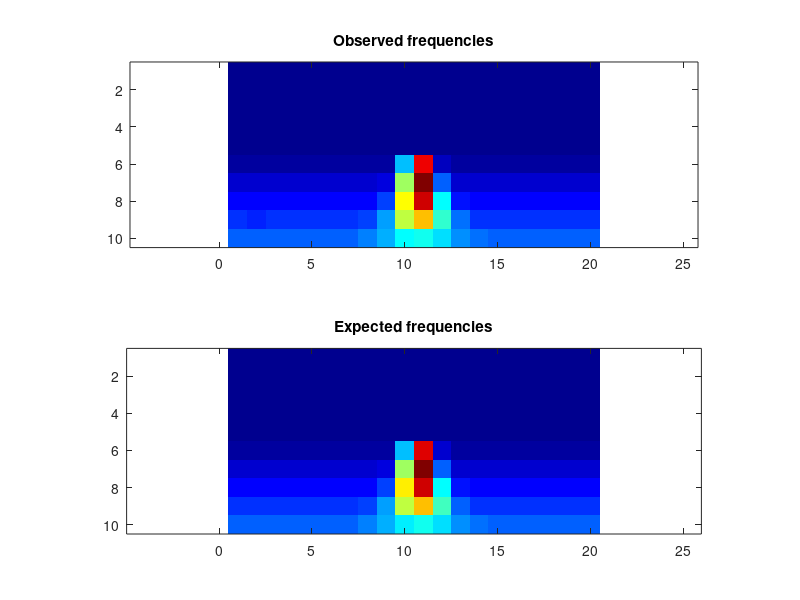

Source code (MATLAB):
obsFrequencies = [ 0, 0, 0, 0, 0, 0, 0, 0, 0, 0, 0, 0, 0, 0, 0, 0, 0, 0, 0, 0; 0, 0, 0, 0, 0, 0, 0, 0, 0, 0, 0, 0, 0, 0, 0, 0, 0, 0, 0, 0; 0, 0, 0, 0, 0, 0, 0, 0, 0, 0, 0, 0, 0, 0, 0, 0, 0, 0, 0, 0; 0, 0, 0, 0, 0, 0, 0, 0, 0, 0, 0, 0, 0, 0, 0, 0, 0, 0, 0, 0; 0, 0, 0, 0, 0, 0, 0, 0, 0, 0, 0, 0, 0, 0, 0, 0, 0, 0, 0, 0; 1234, 1216, 1171, 1186, 1200, 1230, 1175, 1181, 1201, 15572, 46539, 3264, 1152, 1180, 1151, 1219, 1156, 1208, 1260, 1180; 3671, 3623, 3733, 3462, 3536, 3656, 3544, 3600, 4423, 27270, 52391, 11284, 3627, 3655, 3672, 3598, 3552, 3664, 3533, 3621; 6102, 6119, 5985, 5986, 6080, 5992, 5957, 6121, 9619, 32744, 47782, 19382, 7029, 6085, 5994, 5953, 5889, 6051, 5963, 6107; 8377, 8093, 8317, 8544, 8683, 8393, 8405, 9197, 14459, 29123, 35649, 22066, 11525, 8560, 8360, 8394, 8242, 8281, 8424, 8386; 10671, 10925, 10783, 10795, 10977, 10778, 11279, 12286, 15134, 18898, 20004, 17227, 13497, 11814, 11074, 10945, 10899, 10801, 10752, 10818 ];
expFrequencies = [ 0, 0, 0, 0, 0, 0, 0, 0, 0, 0, 0, 0, 0, 0, 0, 0, 0, 0, 0, 0; 0, 0, 0, 0, 0, 0, 0, 0, 0, 0, 0, 0, 0, 0, 0, 0, 0, 0, 0, 0; 0, 0, 0, 0, 0, 0, 0, 0, 0, 0, 0, 0, 0, 0, 0, 0, 0, 0, 0, 0; 0, 0, 0, 0, 0, 0, 0, 0, 0, 0, 0, 0, 0, 0, 0, 0, 0, 0, 0, 0; 0, 0, 0, 0, 0, 0, 0, 0, 0, 0, 0, 0, 0, 0, 0, 0, 0, 0, 0, 0; 1200, 1200, 1200, 1200, 1200, 1200, 1200, 1200, 1252.6, 15630.4, 46622.6, 3312.74, 1201.36, 1200, 1200, 1200, 1200, 1200, 1200, 1200; 3600, 3600, 3600, 3600, 3600, 3600, 3600, 3603.7, 4481.79, 27220.8, 52140, 11238.9, 3701.74, 3600.2, 3600, 3600, 3600, 3600, 3600, 3600; 6000, 6000, 6000, 6000, 6000, 6000.01, 6001.72, 6124.38, 9541.24, 32661.1, 47948.8, 19270, 6943.74, 6020.99, 6000.21, 6000, 6000, 5999.99, 6000, 6000; 8400, 8400, 8400, 8400.02, 8400.28, 8404.38, 8468.47, 9241.18, 14566.8, 29134.4, 35696.4, 22010.9, 11202.5, 8694.4, 8420.89, 8401.3, 8400.09, 8400, 8400, 8400; 10817.5, 10819.4, 10825, 10838.2, 10871.8, 10968.8, 11294.9, 12360.4, 15005.8, 18675.1, 19898, 17123.1, 13622.1, 11749.3, 11102.8, 10912.7, 10853, 10831, 10821.9, 10818.2 ];
colormap(jet);
clf; subplot(2,1,1);
imagesc(obsFrequencies);
title('Observed frequencies');
axis equal;
subplot(2,1,2);
imagesc(expFrequencies);
axis equal;
title('Expected frequencies');
